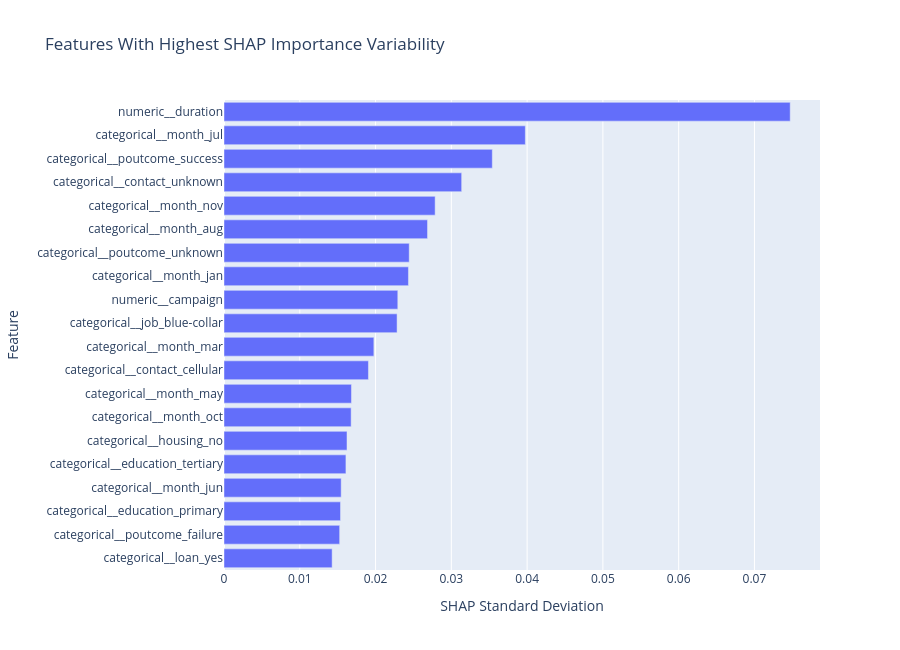

Source (notebook cell):
### Code cell
# ============================================================
# CELL 19 — SHAP IMPORTANCE VARIABILITY
# ============================================================

variability_data = (
    shap_feature_summary
    .sort_values(
        "Std",
        ascending=False
    )
    .head(20)
    .sort_values(
        "Std",
        ascending=True
    )
)

fig = px.bar(
    variability_data,
    x="Std",
    y="Feature",
    orientation="h",
    title="Features With Highest SHAP Importance Variability",
    labels={
        "Std": "SHAP Standard Deviation",
        "Feature": "Feature"
    },
    hover_data=[
        "Mean",
        "Min",
        "Max",
        "Coefficient_of_Variation"
    ]
)

fig.update_layout(
    width=900,
    height=650
)

fig.show()

### Figure 1 — Plotly figure (JSON) as saved in the notebook; plotly's stock layout.template omitted (floating-point values rounded to 4 significant figures)
{"data": [{"customdata": [[0.07882, 0.05877, 0.1101, 0.1811], [0.1198, 0.09644, 0.1456, 0.1274], [0.06767, 0.03943, 0.08911, 0.2272], [0.05307, 0.02289, 0.07273, 0.2914], [0.06997, 0.04437, 0.09819, 0.23], [0.1927, 0.1643, 0.2313, 0.08425], [0.02823, 0.009386, 0.06402, 0.5942], [0.2881, 0.2507, 0.313, 0.05838], [0.2526, 0.2167, 0.283, 0.07548], [0.02948, 0.003667, 0.06736, 0.671], [0.07966, 0.04805, 0.1249, 0.2867], [0.185, 0.1425, 0.2202, 0.124], [0.07544, 0.04803, 0.1268, 0.3227], [0.2515, 0.1978, 0.3042, 0.09719], [0.1944, 0.1544, 0.2263, 0.1381], [0.1615, 0.1182, 0.2008, 0.1725], [0.4395, 0.3811, 0.4935, 0.07137], [0.09918, 0.04391, 0.1663, 0.357], [0.2553, 0.2014, 0.3588, 0.1557], [1.029, 0.8978, 1.197, 0.07259]], "hovertemplate": "SHAP Standard Deviation=%{x}<br>Feature=%{y}<br>Mean=%{customdata[0]}<br>Min=%{customdata[1]}<br>Max=%{customdata[2]}<br>Coefficient_of_Variation=%{customdata[3]}<extra></extra>", "legendgroup": "", "marker": {"color": "#636efa", "pattern": {"shape": ""}}, "name": "", "orientation": "h", "showlegend": false, "textposition": "auto", "type": "bar", "x": [0.01427, 0.01526, 0.01538, 0.01546, 0.01609, 0.01623, 0.01678, 0.01682, 0.01906, 0.01978, 0.02284, 0.02294, 0.02434, 0.02444, 0.02686, 0.02786, 0.03137, 0.03541, 0.03976, 0.07472], "xaxis": "x", "y": ["categorical__loan_yes", "categorical__poutcome_failure", "categorical__education_primary", "categorical__month_jun", "categorical__education_tertiary", "categorical__housing_no", "categorical__month_oct", "categorical__month_may", "categorical__contact_cellular", "categorical__month_mar", "categorical__job_blue-collar", "numeric__campaign", "categorical__month_jan", "categorical__poutcome_unknown", "categorical__month_aug", "categorical__month_nov", "categorical__contact_unknown", "categorical__poutcome_success", "categorical__month_jul", "numeric__duration"], "yaxis": "y"}], "layout": {"barmode": "relative", "height": 650, "legend": {"tracegroupgap": 0}, "title": {"text": "Features With Highest SHAP Importance Variability"}, "width": 900, "xaxis": {"anchor": "y", "domain": [0, 1], "title": {"text": "SHAP Standard Deviation"}}, "yaxis": {"anchor": "x", "domain": [0, 1], "title": {"text": "Feature"}}}}
